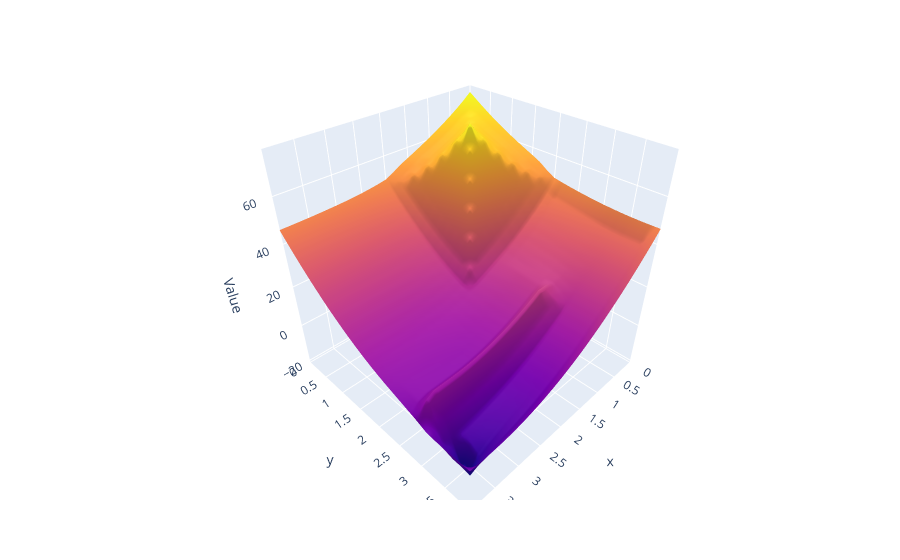

This figure's notebook cell:
### Code cell
impl.plot(
    out1.sum(axis=0, keepdims=True),
    method='surface',
    axes=('x', 'y'),
    transform_select=[('t', 0.0)],
)

### Figure 1 — Plotly figure (JSON) as saved in the notebook; plotly's stock layout.template omitted (floating-point values rounded to 4 significant figures; data arrays with more than 128 entries replaced by an {"elided": "..."} marker saying what was removed)
{"data": [{"showscale": false, "type": "surface", "x": {"elided": "25x25 float values"}, "y": {"elided": "25x25 float values"}, "z": {"elided": "25x25 float values"}}], "layout": {"scene": {"aspectmode": "cube", "xaxis": {"range": [0, 4], "title": {"text": "x"}}, "yaxis": {"range": [0, 4], "title": {"text": "y"}}, "zaxis": {"title": {"text": "Value"}}}}}
